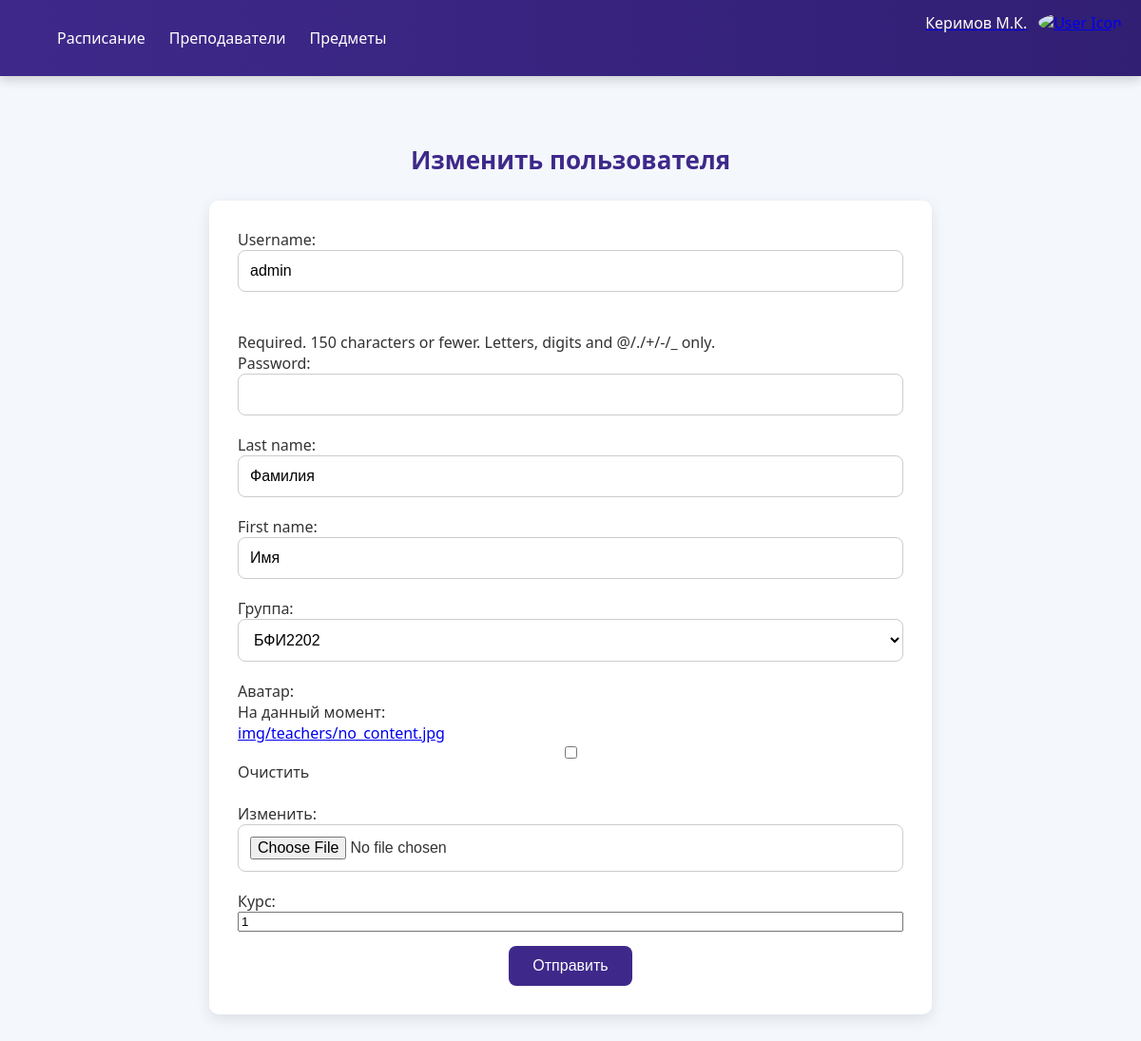
Screenshot of /user/update (signed in) with the database file from the repository.
### users/models.py (models this page shows, shortened)
class User(AbstractUser):
    avatar = models.ImageField(
        upload_to=AVATAR_DIR, default="img/teachers/no_content.jpg", verbose_name="Аватар", blank=True
    )
    role = models.CharField(
        verbose_name="Роль",
        choices=Roles.choices,
        default=Roles.USER,
        max_length=CHAR_FIELD_MAX_LENGTH
    )
    photo_check = models.ImageField(
        upload_to=CHECK_DIR, verbose_name="Фото для проверки", null=True, blank=False
    )
    patronimic = models.CharField(
        verbose_name="Отчество",
        max_length=CHAR_FIELD_MAX_LENGTH,
    )
    year = models.PositiveSmallIntegerField(
        verbose_name="Курс",
        default=1
    )
    email = models.EmailField(
        unique=True,
        blank=False,
        null=True,
        max_length=CHAR_FIELD_MAX_LENGTH,
        verbose_name="Почта",
    )
    registered = models.BooleanField(
        default=False,
        verbose_name="Зарегистрирован",
    )
    group = models.ForeignKey(Group, null=True, on_delete=models.SET_NULL, related_name="users", verbose_name="Группа",)
    class Meta:
        verbose_name = "Пользователь"
        verbose_name_plural = "Пользователи"
        ordering = ("id",)
    def __str__(self):
        return self.username

### users/views.py (the view)
# urls.py: path('user/update', views.user_update , name='user_update'),
@login_required
def user_update(request):
    template = 'users/update.html'
    user = request.user
    print(user)
    form = UpdateForm(request.POST or None,instance=user,files=request.FILES or None)
    context = {'form': form}
    if request.method == 'POST' and form.is_valid():
        hashed_pwd = make_password(form.cleaned_data['password'])
        user = form.save(commit=False)
        user.password = hashed_pwd
        user.save()
        login(request, user)
        return redirect('users:lk')
    else:
        print()
    return render(request, template, context)

### users/forms.py
class UpdateForm(forms.ModelForm):
    password = forms.CharField(widget=forms.PasswordInput())
    class Meta:
        model = User
        fields = ('username', 'password', 'last_name', 'first_name', 'group', 'avatar', 'year')

### users/models.py (called while the page is built)
    def __str__(self):
        return self.name

### templates/users/update.html (shortened to what this page needs)
{% extends "base.html" %}
{% load static %}
{% block css %}
    <link rel="stylesheet" type="text/css" href="{% static 'css/update.css' %}">
{% endblock %}
{% block content %}
  <div class="container">
    <div class="profile-actions">
      Изменить пользователя
    </div>
    <div class="card-body">
      <form method="post" enctype="multipart/form-data">
        {{ form }}
        <input type="submit" value="Отправить">
      </form>
    </div>
  </div>
{% endblock %}

### static_dev/css/update.css (style rules this page uses)
form select { padding: 12px; font-size: 16px; border: 1px solid #ccc; border-radius: 8px; margin-bottom: 20px; background-color: #fff; transition: border-color 0.3s; cursor: pointer; }
form input[type="submit"] { background-color: #3e298a; color: white; font-size: 16px; border: none; padding: 12px 25px; border-radius: 8px; cursor: pointer; transition: background-color 0.3s ease-in-out; align-self: center; margin-top: 15px; }
body { font-family: 'Segoe UI', Tahoma, Geneva, Verdana, sans-serif; margin: 0; padding: 0; background-color: #f4f7fc; color: #333; }
.container { max-width: 1200px; margin: 30px auto; padding: 40px; }
.profile-actions { font-size: 26px; font-weight: bold; color: #3e298a; margin-bottom: 25px; text-align: center; }
.card-body { background-color: #fff; padding: 30px; border-radius: 10px; box-shadow: 0 5px 15px rgba(0, 0, 0, 0.1); max-width: 700px; margin: 0 auto; }
form { display: flex; flex-direction: column; }
form input[type="text"], form input[type="email"], form input[type="password"], form input[type="file"], form select { padding: 12px; font-size: 16px; border: 1px solid #ccc; border-radius: 8px; margin-bottom: 20px; transition: border-color 0.3s; }
form input[type="submit"] { background-color: #3e298a; color: white; font-size: 16px; border: none; padding: 12px 25px; border-radius: 8px; cursor: pointer; transition: background-color 0.3s ease-in-out; align-self: center; }

### rows the page displays
User: username "admin", last_name "Фамилия", first_name "Имя", group "БФИ2202", year "1"
